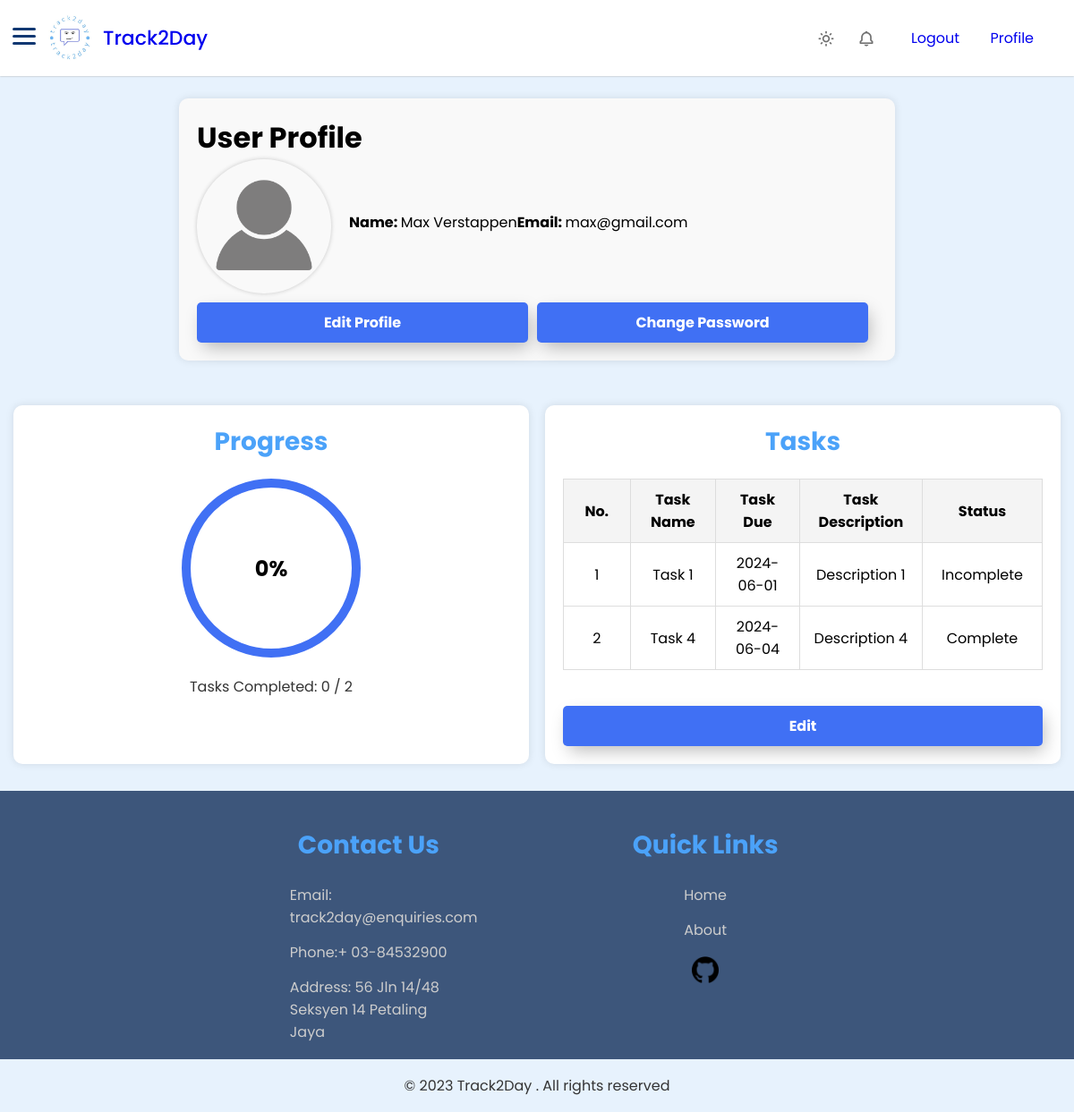
Before: /userprofile.php (signed in) with the older database file.
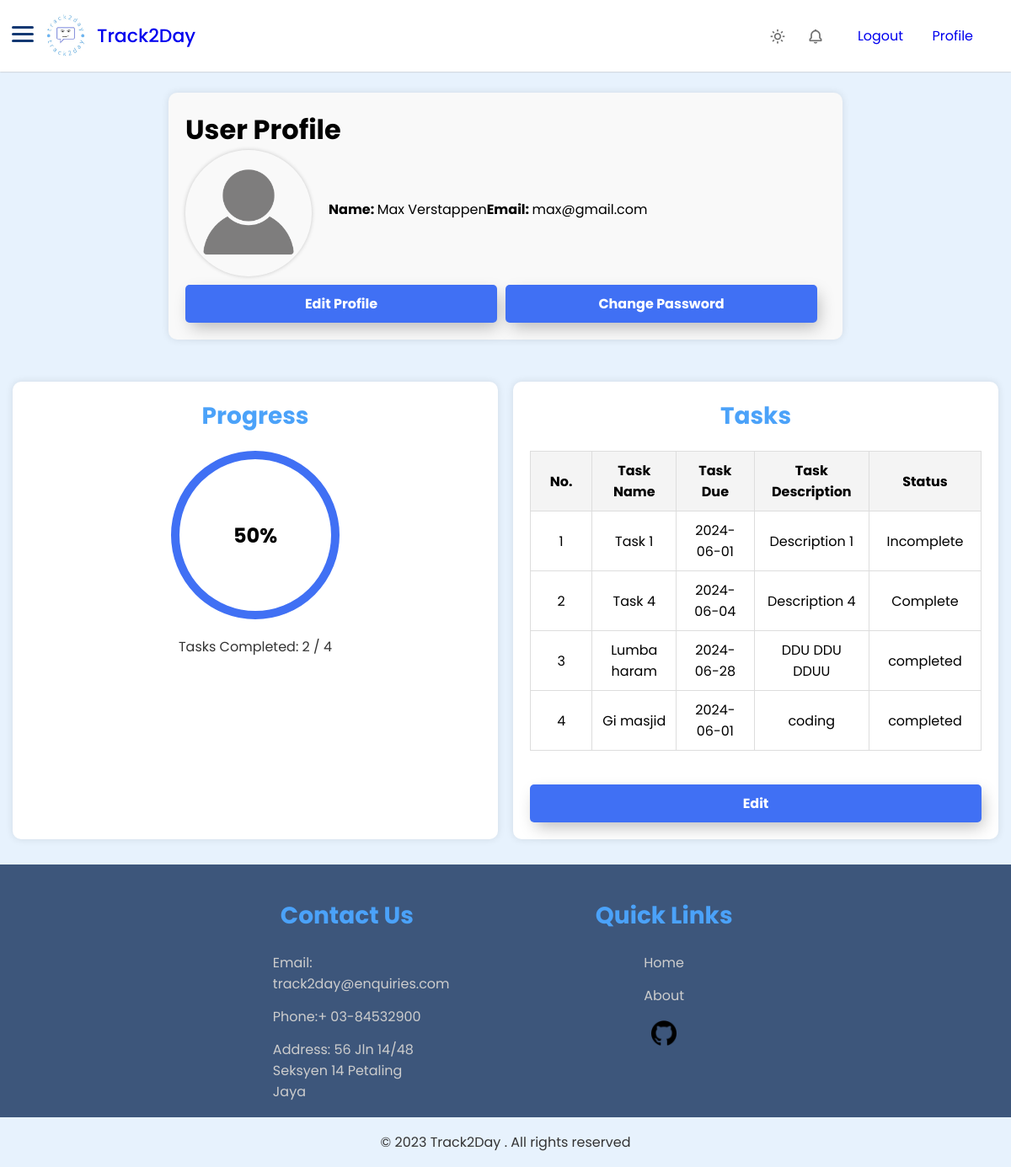
After: the same page with the newer database file.
### tables this page shows
CREATE TABLE `user` (
  `user_email` varchar(45) NOT NULL,
  `user_fname` varchar(45) NOT NULL,
  `user_lname` varchar(45) NOT NULL,
  `user_password` varchar(45) NOT NULL,
  `adm_email` varchar(45) NOT NULL,
  PRIMARY KEY (`user_email`),
  KEY `fk_admin_email` (`adm_email`),
  CONSTRAINT `fk_admin_email` FOREIGN KEY (`adm_email`) REFERENCES `admin` (`adm_email`)
);

CREATE TABLE `task` (
  `task_id` int(11) NOT NULL,
  `task_name` varchar(45) NOT NULL,
  `task_desc` varchar(45) NOT NULL,
  `task_duration` date DEFAULT NULL,
  `task_status` varchar(45) NOT NULL,
  `user_email` varchar(45) NOT NULL,
  PRIMARY KEY (`task_id`),
  KEY `fk_user_email_task` (`user_email`),
  CONSTRAINT `fk_user_email_task` FOREIGN KEY (`user_email`) REFERENCES `user` (`user_email`)
);

### userprofile.php (the view, shortened to what this page needs)
<?php
include('dbconn.php');
$user_email = $_SESSION['email'];
$sql = "SELECT * FROM user WHERE user_email = '$user_email'";
$result = mysqli_query($dbconn, $sql);
if ($result && mysqli_num_rows($result) > 0) {
    $row = mysqli_fetch_assoc($result);
    $user_fname = $row['user_fname'];
    $user_lname = $row['user_lname'];
} else {
    echo "Error: User data not found.";
    exit();
}
$sql_completed_tasks = "SELECT COUNT(*) AS completed_tasks FROM task WHERE user_email = '$user_email' AND task_status = 'completed'";
$result_completed_tasks = mysqli_query($dbconn, $sql_completed_tasks);
if ($result_completed_tasks && mysqli_num_rows($result_completed_tasks) > 0) {
    $row_completed_tasks = mysqli_fetch_assoc($result_completed_tasks);
    $completed_tasks = $row_completed_tasks['completed_tasks'];
} else {
    $completed_tasks = 0;
}
$sql_total_tasks = "SELECT COUNT(*) AS total_tasks FROM task WHERE user_email = '$user_email'";
$result_total_tasks = mysqli_query($dbconn, $sql_total_tasks);
if ($result_total_tasks && mysqli_num_rows($result_total_tasks) > 0) {
    $row_total_tasks = mysqli_fetch_assoc($result_total_tasks);
    $total_tasks = $row_total_tasks['total_tasks'];
} else {
    $total_tasks = 0;
}
$progress_percentage = ($total_tasks > 0) ? ($completed_tasks / $total_tasks) * 100 : 0;
$sql_tasks = "SELECT * FROM task WHERE user_email = '$user_email'";
$result_tasks = mysqli_query($dbconn, $sql_tasks);
?>
<!DOCTYPE html>
<html lang="en">
<head>
    <link href="https://unpkg.com/boxicons@2.1.4/css/boxicons.min.css" rel="stylesheet" />
    <link rel="stylesheet" href="style.css" />
</head>
<body>
    <nav class="navbar">
        <div class="logo_item">
            <img src="track2daylogo.jpg" alt="Track2Day Logo">
            <a href="menu2.php">Track2Day</a>
            <div id="menuToggle">
            <span></span>
            <span></span>
            <span></span>
          </div>
        </div>
        <div class="navbar_content">
            <i class='bx bx-sun' id="darkLight"></i>
            <i class='bx bx-bell'></i>
            <ul>
                <li><a href="logout.php">Logout</a></li>
                <li><a href="userprofile.php">Profile</a></li>
            </ul>
        </div>
    </nav>
    <main>
        <div class="profile-container">
            <h1>User Profile</h1>
            <div class="profile-details">
                <div class="profile-pic">
                    <img src="nopfp.png" alt="Profile Picture">
                </div>
                <div class="profile-details">
                    <p><strong>Name: </strong><?php echo htmlspecialchars($user_fname) . ' ' . htmlspecialchars($user_lname); ?></p>
                    <p><strong>Email: </strong><?php echo htmlspecialchars($user_email); ?></p>
                </div>
            </div>
            <div class="profile-actions">
                <button onclick="location.href='editprofile.html'">Edit Profile</button>
                <button onclick="location.href='changepassword.html'">Change Password</button>
            </div>
        </div>
        <div class="progress-task-container">
            <div class="progress-box">
                <h3>Progress</h3>
                <div class="progress-circle">
                    <span id="progress-percentage"><?php echo round($progress_percentage); ?>%</span>
                </div>
                <p>Tasks Completed: <?php echo $completed_tasks; ?> / <?php echo $total_tasks; ?></p>
            </div>
            <div class="tasks-box">
                <h3>Tasks</h3>
                <table class="task-table">
                    <thead>
                        <tr>
                            <th>No.</th>
                            <th>Task Name</th>
                            <th>Task Due</th>
                            <th>Task Description</th>
                            <th>Status</th>
                        </tr>
                    </thead>
                    <tbody>
                    <?php
                        if ($result_tasks && mysqli_num_rows($result_tasks) > 0) {
                            $task_number = 1;
                            while ($row_task = mysqli_fetch_assoc($result_tasks)) {
                                echo "<tr>";
                                echo "<td>" . $task_number . "</td>";
                                echo "<td>" . htmlspecialchars($row_task['task_name']) . "</td>";
                                echo "<td>" . htmlspecialchars($row_task['task_duration']) . "</td>";
                                echo "<td>" . htmlspecialchars($row_task['task_desc']) . "</td>";
                                echo "<td>" . htmlspecialchars($row_task['task_status']) . "</td>";
                                echo "</tr>";
                                $task_number++;
                            }
                        } else {
                            echo "<tr><td colspan='5'>No tasks found.</td></tr>";
                        }
                        ?>
                    </tbody>
                </table>
                <button onclick="location.href='tasks.php'">Edit</button>
            </div>
        </div>
    </main>
</body>
<footer>
    <div class="footer-container">
        <div class="footer-content">
            <h3>Contact Us</h3>
            <p>Email: track2day@enquiries.com</p>
            <p>Phone:+ 03-84532900</p>
            <p>Address: 56 Jln 14/48 Seksyen 14 Petaling Jaya</p>
        </div>
        <div class="footer-content">
            <h3>Quick Links</h3>
             <ul class="list">
                <li><a href="menu2.php">Home</a></li>
                <li><a href="aboutus2.php">About</a></li>
                <a href="https://github.com/ahmadfarismk/track2day.git" class="github-link">
                    <img src="github.png" alt="GitHub" class="github-img" >
                </a>
             </ul>
        </div>
    </div>
    <div class="bottom-bar">
        <p>&copy; 2023 Track2Day . All rights reserved</p>
    </div>
</footer>
</html>

Changed rows visible on the page:
added task: task_name "Lumba haram", task_duration "2024-06-28", task_desc "DDU DDU DDUU", task_status "completed"
added task: task_name "Gi masjid", task_duration "2024-06-01", task_desc "coding", task_status "completed"
Other visible differences:
$progress_percentage: "0" → "50"
$completed_tasks: "0" → "2"
$total_tasks: "2" → "4"
